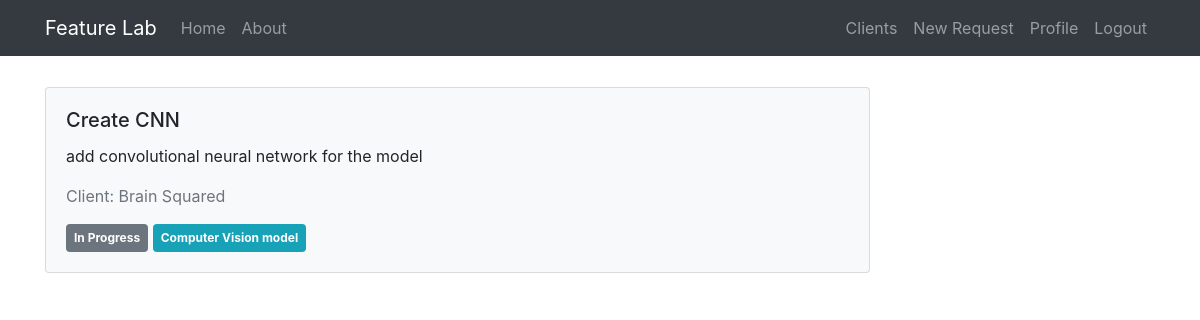
The page /home (signed in) on the database as committed earlier.
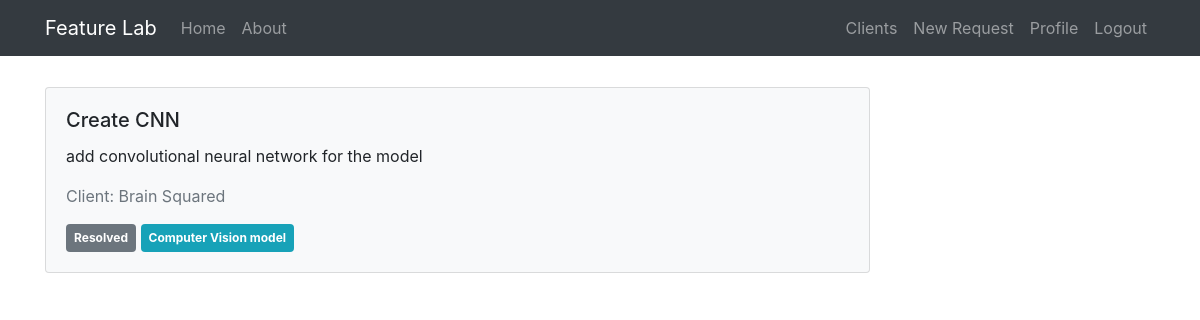
The same page on the database as committed later.
### feature_lab/models.py (models this page shows, shortened)
class FeatureRequest(db.Model):
    id = db.Column(db.Integer, primary_key=True)
    title = db.Column(db.String(30), unique=True, nullable=False)
    description = db.Column(db.Text(), nullable=False)
    created_at = db.Column(db.DateTime, nullable=False, default=datetime.utcnow)
    target_date = db.Column(db.DateTime, nullable=False)
    product_area = db.Column(db.String())
    product_id = db.Column(db.Integer, db.ForeignKey('product.id'), nullable=False)
    client_id = db.Column(db.Integer, db.ForeignKey('client.id'), nullable=False)
    state = db.Column(db.Enum(FeatureRequestState), default=FeatureRequestState.TODO)

class Client(db.Model):
    id = db.Column(db.Integer, primary_key=True)
    name = db.Column(db.String(20), unique=True, nullable=False)
    email = db.Column(db.String(120), unique=True, nullable=False)
    bio = db.Column(db.Text(), nullable=False)
    priority = db.Column(db.Integer, nullable=False)
    phone_number = db.Column(db.String(15))
    created_at = db.Column(db.DateTime, nullable=False, default=datetime.utcnow)
    products = db.relationship('Product', backref='owner', lazy=True)
    user_id = db.Column(db.Integer, db.ForeignKey('user.id'), nullable=False)

class Product(db.Model):
    id = db.Column(db.Integer, primary_key=True)
    name = db.Column(db.String(20), unique=True, nullable=False)
    description = db.Column(db.Text(), nullable=False)
    owner_id = db.Column(db.Integer, db.ForeignKey('client.id'), nullable=False)
    requests = db.relationship('FeatureRequest', backref='product', lazy=True)
    areas = db.relationship('ProductArea', backref='product', lazy=True)

### feature_lab/main/routes.py (the view)
@main.route('/')
@main.route('/home')
def home():
    if not current_user.is_authenticated:
        return redirect(url_for('users.login'))
    user_clients = Client.query.filter_by(user_id=current_user.id).all()
    requests = []
    for client in user_clients:
        client_requests = FeatureRequest.query.filter_by(client_id=client.id).all()
        requests += client_requests
    return render_template('home.html', requests=requests, title='Home')

### feature_lab/models.py (called while the page is built)
@login_manager.user_loader
def load_user(user_id):
    return User.query.get(int(user_id))

### feature_lab/templates/home.html
{% extends 'layout.html' %}
{% block content %}
    {% for request in requests %}
        <div>
            <a href="/request/{{request.id}}" class="request-card">
                <div class="card bg-light mb-3 p-3 mr-0">
                    <div class="p-1">
                        <h5 class="card-title">{{ request.title }}</h5>
                        <p class="card-text">{{ request.description }}</p>
                        <p class="text-secondary">Client: {{request.product.owner.name}}</p>
                        <span class="badge badge-secondary p-2">{{ request.state.value }}</span>
                        <span class="badge badge-info p-2">{{ request.product.name }}</span>
                    </div>
                </div>
            </a>
        </div>
    {% endfor %}
{% endblock content %}

Rows that differ between the two databases and show on the page:
changed FeatureRequest "Create CNN": state.value "In Progress" → "Resolved"
